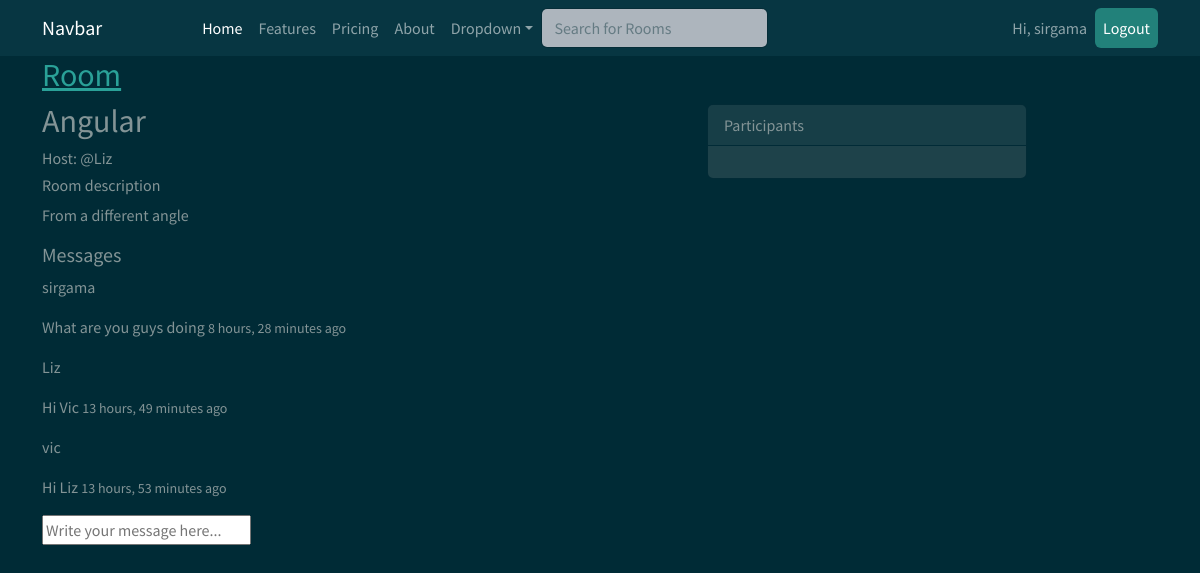
The app's page /room/3/ (signed in) with its own data.
### mainapp/models.py (models this page shows, shortened)
class Room(models.Model):
    host = models.ForeignKey(User,on_delete=models.SET_NULL, null=True)
    topic = models.ForeignKey(Topic, on_delete=models.SET_NULL, null=True)
    name = models.CharField(max_length=100)
    description = models.TextField(null=True, blank=True)
    members = models.ManyToManyField(User, related_name='members', blank=True)
    updated = models.DateTimeField(auto_now=True)
    created = models.DateTimeField(auto_now_add=True)
    class Meta:
        ordering = ['-updated', '-created']

class Message(models.Model):
    user = models.ForeignKey(User, on_delete=models.CASCADE)
    room = models.ForeignKey(Room, on_delete=models.CASCADE)
    body = models.TextField()
    updated = models.DateTimeField(auto_now=True)
    created = models.DateTimeField(auto_now_add=True)

### mainapp/views.py (the view, shortened to what this page needs)
# urls.py: path('room/<str:pk>/', views.room, name='room'),
def room(request, pk):
    room = Room.objects.get(id=pk)
    roomchats = room.message_set.all().order_by('-created')
    context = {
        "room" : room,
        "roomchats":roomchats
    }
    return render(request, 'mainapp/room.html', context)

### mainapp/templates/mainapp/room.html (shortened to what this page needs)
{% extends 'mainapp/base.html' %}
{% load static %}
{% block content %}
{% include 'mainapp/navbar.html' %}
<div class="container">
    <div class="row">
        <div class="col-md-7">
            <a href="{% url 'home' %}"><h2>Room</h2></a>
                <h2>{{room.name}}</h2>
                <h6>Host: @{{room.host.username}}</h6>
                <h6>Room description</h6>
                <p>{{room.description}}</p>
                <h5>Messages</h5>
                    {% for mess in roomchats %}
                        <p>{{mess.user}}    </p>
                        <p>{{mess.body}}  <small>{{mess.created | timesince}} ago</small></p>
                    {% endfor %}
                    {% if request.user.is_authenticated %}
                <div>
    <form action="" method="POST">
        <input type="text" name="body" placeholder="Write your message here...">
    </form>
</div>
        </div>
        <div class="col-md-4">
            <div class="card  mb-3 mt-5" style="max-width: 20rem;">
                <div class="card-header">Participants</div>
                <div class="card-body">
                </div>
              </div>
        </div>
    </div>
</div>
    {% endif %}
{% endblock %}

### mainapp/templates/mainapp/navbar.html (shortened to what this page needs)
{% load static %}
<nav class="navbar navbar-expand-lg navbar-dark bg-dark">
    <div class="container">
      <a class="navbar-brand" href="#">Navbar</a>
      <div class="collapse navbar-collapse" id="navbarColor02">
        <ul class="navbar-nav m-auto">
          <li class="nav-item">
            <a class="nav-link active" href="{% url 'home' %}">Home
            </a>
          </li>
          <li class="nav-item">
            <a class="nav-link" href="#">Features</a>
          </li>
          <li class="nav-item">
            <a class="nav-link" href="#">Pricing</a>
          </li>
          <li class="nav-item">
            <a class="nav-link" href="#">About</a>
          </li>
          <li class="nav-item dropdown">
            <a class="nav-link dropdown-toggle" data-bs-toggle="dropdown" href="#" role="button" aria-haspopup="true" aria-expanded="false">Dropdown</a>
          </li>
           <form class="d-flex" method="GET" action="{% url 'home' %}">
          <input class="form-control me-sm-2" type="text" placeholder="Search for Rooms" name="q" pwa2-uuid="EDITOR/input-863-FCC-3BBCC-11C" pwa-fake-editor="">
        </form>
        </ul>
      </div>
      <div class="collapse navbar-collapse" id="navbarColor02">
        <ul class="navbar-nav ms-auto">
            {% if request.user.is_authenticated %}
            <li class="nav-item">
              <a class="nav-link" href="#">Hi, {{request.user}}</a>
            </li>
            <li class="nav-item">
                <a class="nav-link active btn btn-success" href="{% url 'logout' %}">Logout
                </a>
            </li>
            {% endif %}
        </ul>
      </div>
    </div>
  </nav>

### records on screen
Room: name "Angular", host.username "Liz", description "From a different angle"
Message: user "sirgama", body "What are you guys doing", created "8 hours, 28 minutes"
Message: user "Liz", body "Hi Vic", created "13 hours, 49 minutes"
Message: user "vic", body "Hi Liz", created "13 hours, 53 minutes"

### other values on screen
{{ request.user }} "sirgama"
